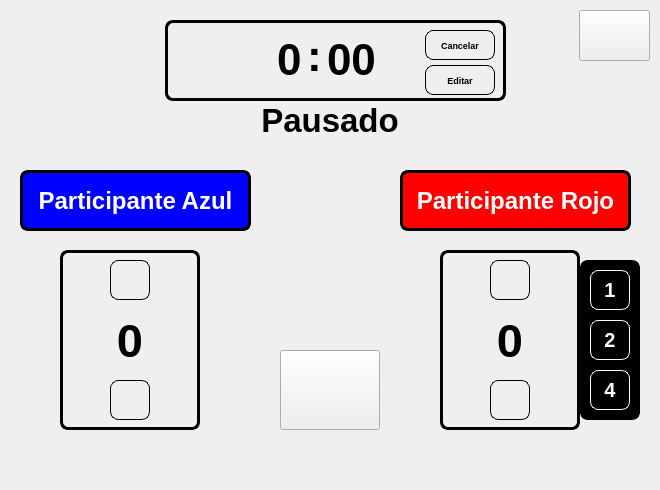
<?xml version="1.0" encoding="UTF-8"?>
<ui version="4.0">
 <class>MainWindow</class>
 <widget class="QMainWindow" name="MainWindow">
  <property name="geometry">
   <rect>
    <x>0</x>
    <y>0</y>
    <width>660</width>
    <height>490</height>
   </rect>
  </property>
  <property name="minimumSize">
   <size>
    <width>660</width>
    <height>490</height>
   </size>
  </property>
  <property name="maximumSize">
   <size>
    <width>660</width>
    <height>490</height>
   </size>
  </property>
  <property name="focusPolicy">
   <enum>Qt::NoFocus</enum>
  </property>
  <property name="windowTitle">
   <string>MainWindow</string>
  </property>
  <property name="styleSheet">
   <string notr="true">
QPushButton {
	color: rgb(0, 0, 0);
	background: transparent;
    border-radius: 10px;
    padding: 10px;
    border: 1px solid black;
}

QPushButton:hover {
	background-color: rgb(206, 206, 206);
}

QPushButton:pressed {
    background-color: rgb(80, 80, 80);
};

background-color: rgb(214, 214, 214);</string>
  </property>
  <widget class="QWidget" name="centralwidget">
   <widget class="QPushButton" name="play_pause">
    <property name="geometry">
     <rect>
      <x>280</x>
      <y>350</y>
      <width>100</width>
      <height>80</height>
     </rect>
    </property>
    <property name="font">
     <font>
      <pointsize>12</pointsize>
     </font>
    </property>
    <property name="styleSheet">
     <string notr="true"/>
    </property>
    <property name="text">
     <string/>
    </property>
    <property name="icon">
     <iconset>
      <normaloff>images/recursos/1200px-Play_Pause_icon_2283501.svg.png</normaloff>images/recursos/1200px-Play_Pause_icon_2283501.svg.png</iconset>
    </property>
    <property name="iconSize">
     <size>
      <width>60</width>
      <height>60</height>
     </size>
    </property>
   </widget>
   <widget class="QFrame" name="pts_azul">
    <property name="geometry">
     <rect>
      <x>60</x>
      <y>250</y>
      <width>140</width>
      <height>180</height>
     </rect>
    </property>
    <property name="styleSheet">
     <string notr="true">border: 3px solid black;
border-radius: 8px;</string>
    </property>
    <property name="frameShape">
     <enum>QFrame::StyledPanel</enum>
    </property>
    <property name="frameShadow">
     <enum>QFrame::Raised</enum>
    </property>
    <widget class="QPushButton" name="subir_pts_azul">
     <property name="geometry">
      <rect>
       <x>50</x>
       <y>10</y>
       <width>40</width>
       <height>40</height>
      </rect>
     </property>
     <property name="styleSheet">
      <string notr="true">border: 1px solid black;</string>
     </property>
     <property name="text">
      <string/>
     </property>
     <property name="icon">
      <iconset>
       <normaloff>images/recursos/arriba.png</normaloff>images/recursos/arriba.png</iconset>
     </property>
     <property name="iconSize">
      <size>
       <width>30</width>
       <height>30</height>
      </size>
     </property>
    </widget>
    <widget class="QPushButton" name="bajar_pts_azul">
     <property name="geometry">
      <rect>
       <x>50</x>
       <y>130</y>
       <width>40</width>
       <height>40</height>
      </rect>
     </property>
     <property name="styleSheet">
      <string notr="true">border: 1px solid black;</string>
     </property>
     <property name="text">
      <string/>
     </property>
     <property name="icon">
      <iconset>
       <normaloff>images/recursos/abajo.png</normaloff>images/recursos/abajo.png</iconset>
     </property>
     <property name="iconSize">
      <size>
       <width>30</width>
       <height>30</height>
      </size>
     </property>
    </widget>
    <widget class="QLabel" name="control_pts_azul">
     <property name="geometry">
      <rect>
       <x>40</x>
       <y>60</y>
       <width>60</width>
       <height>60</height>
      </rect>
     </property>
     <property name="font">
      <font>
       <pointsize>35</pointsize>
       <weight>75</weight>
       <bold>true</bold>
      </font>
     </property>
     <property name="styleSheet">
      <string notr="true">border: none;</string>
     </property>
     <property name="text">
      <string>0</string>
     </property>
     <property name="alignment">
      <set>Qt::AlignCenter</set>
     </property>
    </widget>
   </widget>
   <widget class="QFrame" name="ctrl_tmp">
    <property name="geometry">
     <rect>
      <x>165</x>
      <y>20</y>
      <width>341</width>
      <height>81</height>
     </rect>
    </property>
    <property name="styleSheet">
     <string notr="true">border: 3px solid black;
border-radius: 8px;</string>
    </property>
    <property name="frameShape">
     <enum>QFrame::StyledPanel</enum>
    </property>
    <property name="frameShadow">
     <enum>QFrame::Raised</enum>
    </property>
    <widget class="QLineEdit" name="tiempo">
     <property name="geometry">
      <rect>
       <x>140</x>
       <y>10</y>
       <width>20</width>
       <height>51</height>
      </rect>
     </property>
     <property name="font">
      <font>
       <pointsize>33</pointsize>
       <weight>75</weight>
       <bold>true</bold>
      </font>
     </property>
     <property name="focusPolicy">
      <enum>Qt::NoFocus</enum>
     </property>
     <property name="toolTipDuration">
      <number>-1</number>
     </property>
     <property name="layoutDirection">
      <enum>Qt::LeftToRight</enum>
     </property>
     <property name="styleSheet">
      <string notr="true">background: transparent;
border: none
</string>
     </property>
     <property name="text">
      <string>:</string>
     </property>
     <property name="alignment">
      <set>Qt::AlignLeading|Qt::AlignLeft|Qt::AlignVCenter</set>
     </property>
     <property name="readOnly">
      <bool>true</bool>
     </property>
    </widget>
    <widget class="QPushButton" name="cancelar">
     <property name="geometry">
      <rect>
       <x>260</x>
       <y>10</y>
       <width>70</width>
       <height>30</height>
      </rect>
     </property>
     <property name="font">
      <font>
       <pointsize>7</pointsize>
       <weight>75</weight>
       <bold>true</bold>
       <kerning>false</kerning>
      </font>
     </property>
     <property name="styleSheet">
      <string notr="true">border: 1px solid black</string>
     </property>
     <property name="text">
      <string>Cancelar</string>
     </property>
    </widget>
    <widget class="QPushButton" name="editar">
     <property name="geometry">
      <rect>
       <x>260</x>
       <y>45</y>
       <width>70</width>
       <height>30</height>
      </rect>
     </property>
     <property name="font">
      <font>
       <pointsize>7</pointsize>
       <weight>75</weight>
       <bold>true</bold>
       <kerning>false</kerning>
      </font>
     </property>
     <property name="styleSheet">
      <string notr="true">border: 1px solid black</string>
     </property>
     <property name="text">
      <string>Editar</string>
     </property>
    </widget>
    <widget class="QLineEdit" name="tiempo_min">
     <property name="geometry">
      <rect>
       <x>80</x>
       <y>10</y>
       <width>60</width>
       <height>60</height>
      </rect>
     </property>
     <property name="font">
      <font>
       <pointsize>33</pointsize>
       <weight>75</weight>
       <bold>true</bold>
      </font>
     </property>
     <property name="focusPolicy">
      <enum>Qt::ClickFocus</enum>
     </property>
     <property name="toolTipDuration">
      <number>-1</number>
     </property>
     <property name="layoutDirection">
      <enum>Qt::LeftToRight</enum>
     </property>
     <property name="styleSheet">
      <string notr="true">background: transparent;
border: none
</string>
     </property>
     <property name="text">
      <string>0</string>
     </property>
     <property name="alignment">
      <set>Qt::AlignRight|Qt::AlignTrailing|Qt::AlignVCenter</set>
     </property>
     <property name="readOnly">
      <bool>false</bool>
     </property>
    </widget>
    <widget class="QLineEdit" name="tiempo_seg">
     <property name="geometry">
      <rect>
       <x>160</x>
       <y>10</y>
       <width>60</width>
       <height>60</height>
      </rect>
     </property>
     <property name="font">
      <font>
       <pointsize>33</pointsize>
       <weight>75</weight>
       <bold>true</bold>
      </font>
     </property>
     <property name="focusPolicy">
      <enum>Qt::ClickFocus</enum>
     </property>
     <property name="toolTipDuration">
      <number>-1</number>
     </property>
     <property name="layoutDirection">
      <enum>Qt::LeftToRight</enum>
     </property>
     <property name="styleSheet">
      <string notr="true">background: transparent;
border: none
</string>
     </property>
     <property name="text">
      <string>00</string>
     </property>
     <property name="alignment">
      <set>Qt::AlignLeading|Qt::AlignLeft|Qt::AlignVCenter</set>
     </property>
     <property name="readOnly">
      <bool>false</bool>
     </property>
    </widget>
   </widget>
   <widget class="QLabel" name="participante_azul">
    <property name="geometry">
     <rect>
      <x>20</x>
      <y>170</y>
      <width>231</width>
      <height>61</height>
     </rect>
    </property>
    <property name="font">
     <font>
      <pointsize>18</pointsize>
      <weight>75</weight>
      <bold>true</bold>
     </font>
    </property>
    <property name="styleSheet">
     <string notr="true">border: 3px solid black;
background-color: rgb(0, 0, 255);
border-radius: 8px;
color: rgb(255, 255, 255);</string>
    </property>
    <property name="text">
     <string>Participante Azul</string>
    </property>
    <property name="alignment">
     <set>Qt::AlignCenter</set>
    </property>
    <property name="wordWrap">
     <bool>true</bool>
    </property>
   </widget>
   <widget class="QLabel" name="participante_azul_2">
    <property name="geometry">
     <rect>
      <x>400</x>
      <y>170</y>
      <width>231</width>
      <height>61</height>
     </rect>
    </property>
    <property name="font">
     <font>
      <pointsize>18</pointsize>
      <weight>75</weight>
      <bold>true</bold>
     </font>
    </property>
    <property name="styleSheet">
     <string notr="true">border: 3px solid black;
border-radius: 8px;
color: rgb(255, 255, 255);
background-color: rgb(255, 0, 0);</string>
    </property>
    <property name="text">
     <string>Participante Rojo</string>
    </property>
    <property name="alignment">
     <set>Qt::AlignCenter</set>
    </property>
    <property name="wordWrap">
     <bool>true</bool>
    </property>
   </widget>
   <widget class="QFrame" name="pts_azul_2">
    <property name="geometry">
     <rect>
      <x>440</x>
      <y>250</y>
      <width>140</width>
      <height>180</height>
     </rect>
    </property>
    <property name="styleSheet">
     <string notr="true">border: 3px solid black;
border-radius: 8px;</string>
    </property>
    <property name="frameShape">
     <enum>QFrame::StyledPanel</enum>
    </property>
    <property name="frameShadow">
     <enum>QFrame::Raised</enum>
    </property>
    <widget class="QPushButton" name="subir_pts_azul_2">
     <property name="geometry">
      <rect>
       <x>50</x>
       <y>10</y>
       <width>40</width>
       <height>40</height>
      </rect>
     </property>
     <property name="styleSheet">
      <string notr="true">border: 1px solid black;</string>
     </property>
     <property name="text">
      <string/>
     </property>
     <property name="icon">
      <iconset>
       <normaloff>images/recursos/arriba.png</normaloff>images/recursos/arriba.png</iconset>
     </property>
     <property name="iconSize">
      <size>
       <width>30</width>
       <height>30</height>
      </size>
     </property>
    </widget>
    <widget class="QPushButton" name="bajar_pts_azul_2">
     <property name="geometry">
      <rect>
       <x>50</x>
       <y>130</y>
       <width>40</width>
       <height>40</height>
      </rect>
     </property>
     <property name="styleSheet">
      <string notr="true">border: 1px solid black;</string>
     </property>
     <property name="text">
      <string/>
     </property>
     <property name="icon">
      <iconset>
       <normaloff>images/recursos/abajo.png</normaloff>images/recursos/abajo.png</iconset>
     </property>
     <property name="iconSize">
      <size>
       <width>30</width>
       <height>30</height>
      </size>
     </property>
    </widget>
    <widget class="QLabel" name="control_pts_azul_2">
     <property name="geometry">
      <rect>
       <x>40</x>
       <y>60</y>
       <width>60</width>
       <height>60</height>
      </rect>
     </property>
     <property name="font">
      <font>
       <pointsize>35</pointsize>
       <weight>75</weight>
       <bold>true</bold>
      </font>
     </property>
     <property name="styleSheet">
      <string notr="true">border: none;</string>
     </property>
     <property name="text">
      <string>0</string>
     </property>
     <property name="alignment">
      <set>Qt::AlignCenter</set>
     </property>
    </widget>
   </widget>
   <widget class="QPushButton" name="configuracion">
    <property name="geometry">
     <rect>
      <x>579</x>
      <y>10</y>
      <width>71</width>
      <height>51</height>
     </rect>
    </property>
    <property name="font">
     <font>
      <pointsize>12</pointsize>
     </font>
    </property>
    <property name="styleSheet">
     <string notr="true"/>
    </property>
    <property name="text">
     <string/>
    </property>
    <property name="iconSize">
     <size>
      <width>60</width>
      <height>60</height>
     </size>
    </property>
   </widget>
   <widget class="QLabel" name="pausado">
    <property name="geometry">
     <rect>
      <x>250</x>
      <y>100</y>
      <width>160</width>
      <height>40</height>
     </rect>
    </property>
    <property name="font">
     <font>
      <pointsize>25</pointsize>
      <weight>75</weight>
      <bold>true</bold>
     </font>
    </property>
    <property name="styleSheet">
     <string notr="true">background: transparent;</string>
    </property>
    <property name="text">
     <string>Pausado</string>
    </property>
    <property name="alignment">
     <set>Qt::AlignCenter</set>
    </property>
   </widget>
   <widget class="QFrame" name="dar_pts">
    <property name="geometry">
     <rect>
      <x>580</x>
      <y>260</y>
      <width>60</width>
      <height>160</height>
     </rect>
    </property>
    <property name="styleSheet">
     <string notr="true">border: 3px solid black;
border-radius: 8px;
background-color: rgb(0, 0, 0);</string>
    </property>
    <property name="frameShape">
     <enum>QFrame::StyledPanel</enum>
    </property>
    <property name="frameShadow">
     <enum>QFrame::Raised</enum>
    </property>
    <widget class="QPushButton" name="un_pto">
     <property name="geometry">
      <rect>
       <x>10</x>
       <y>10</y>
       <width>40</width>
       <height>40</height>
      </rect>
     </property>
     <property name="font">
      <font>
       <pointsize>15</pointsize>
       <weight>75</weight>
       <bold>true</bold>
      </font>
     </property>
     <property name="styleSheet">
      <string notr="true">border: 1px solid white;
color: white;</string>
     </property>
     <property name="text">
      <string>1</string>
     </property>
    </widget>
    <widget class="QPushButton" name="cuatro_pts">
     <property name="geometry">
      <rect>
       <x>10</x>
       <y>60</y>
       <width>40</width>
       <height>40</height>
      </rect>
     </property>
     <property name="font">
      <font>
       <pointsize>15</pointsize>
       <weight>75</weight>
       <bold>true</bold>
      </font>
     </property>
     <property name="styleSheet">
      <string notr="true">border: 1px solid white;
color: white;</string>
     </property>
     <property name="text">
      <string>2</string>
     </property>
    </widget>
    <widget class="QPushButton" name="dos_pts">
     <property name="geometry">
      <rect>
       <x>10</x>
       <y>110</y>
       <width>40</width>
       <height>40</height>
      </rect>
     </property>
     <property name="font">
      <font>
       <pointsize>15</pointsize>
       <weight>75</weight>
       <bold>true</bold>
      </font>
     </property>
     <property name="styleSheet">
      <string notr="true">border: 1px solid white;
color: white;</string>
     </property>
     <property name="text">
      <string>4</string>
     </property>
    </widget>
   </widget>
  </widget>
 </widget>
 <resources/>
 <connections/>
</ui>
